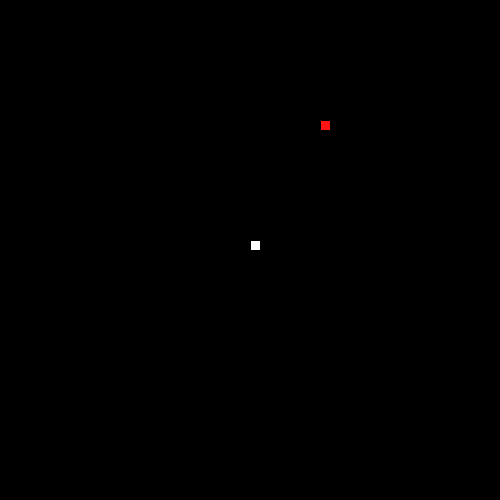
Frame 1 (no input)
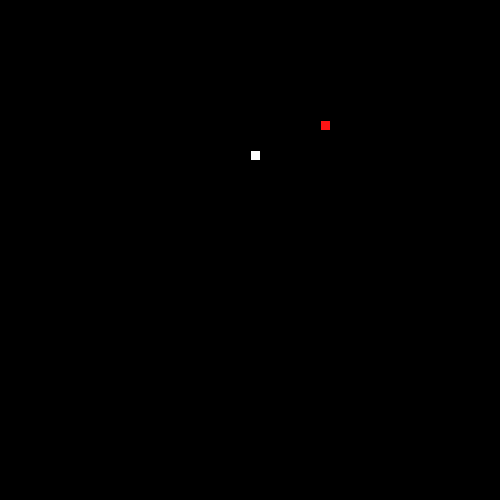
Frame 60 (the mouse pressed at the canvas centre just before this capture)
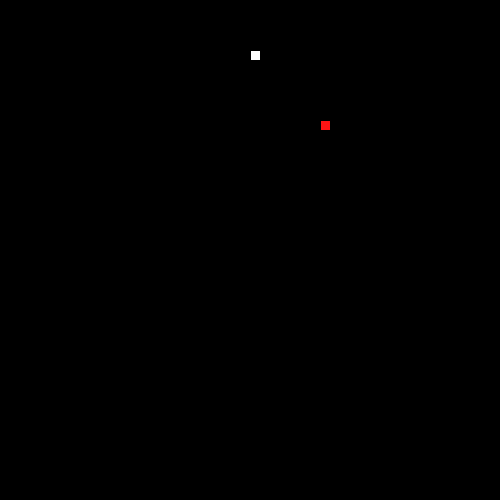
Frame 120 (the mouse held since frame 60 and released just before this capture)

The Processing sketch that drew these frames (run headless with seeded random() and noise(); from frame 60 on, the mouse is pressed at the canvas centre):

// Processing sketch: Prossesing_snake_almost_there
// ── Prossesing_snake_almost_there.pde

// 1. Follow the recipe instructions inside the Segment class.

// The Segment class will be used to represent each part of the moving snake.

class Segment {

  //2. Create x and y member variables to hold the location of each segment.
int segX = 0;
int segY = 0;
  // 3. Add a constructor with parameters to initialize each variable.
Segment(int segX, int segY){
this.segX = segX;
this.segY = segY;
}

  // 4. Add getter and setter methods for both the x and y member variables.
  
  int getX(){
  return segX;
  }
   int getY(){
  return segY;
  }
  void setX(int segX){
  this.segX = segX;
  }
  void setY(int segY){
  this.segY = segY;
  }
  
}


// 5. Create (but do not initialize) a Segment variable to hold the head of the Snake

Segment head ;




// 6. Create and initialize a String to hold the direction of your snake e.g. "up"

String direction = "up";

// 7. Create and initialize a variable to hold how many pieces of food the snake has eaten.
// give it a value of 1 to start.
int points = 1;



// 8. Create and initialize foodX and foodY variables to hold the location of the food.

// (Hint: use the random method to set both the x and y to random locations within the screen size (500 by 500).)

//int foodX = ((int)random(50)*10);
int foodX = ((int)random(50)*10);
int foodY = ((int)random(50)*10);

void setup() {

  // 9. Set the size of your sketch (500 by 500).

  size(500, 500);


  // 10. initialize your head to a new segment.

head = new Segment(250,250);
  // 11. Use the frameRate(int rate) method to set the rate to 20.
      
  frameRate(20);
  
}


void draw() {

background(0);

move();
  //12. Call the manageTail, drawFood, drawSnake, move, and collision methods.
    manageTail();
  drawFood();

  drawSnake();
  
  collision(); 
  

}


// 13. Complete the drawFood method below. (Hint: each piece of food should be a 10 by 10 rectangle).

void drawFood() {
  fill(255,20,20);
  rect(foodX,foodY,10,10);
}


//14. Draw the snake head (use a 10 by 10 rectangle)

void drawSnake() {
fill(255,255,255);
rect(head.getX(),head.getY(),10,10);
  //test your code
}


// 15. Complete the move method below.

void move() {

  // 16. Using a switch statement, make your snake head move by 10 pixels in the correct direction.
  //This is an incomplete switch statement:
  
  switch(direction) {
  case "up":
  
    head.setY(head.getY()-10);
    break;
  case "down":
    head.setY(head.getY()+10);
    break;
  case "left":
   head.setX(head.getX()-10);
    break;
  case "right":
    head.setX(head.getX()+10);
    break;
  }
  
checkBoundaries();

  // 17. Call the checkBoundaries method to make sure the snake head doesn't go off the screen.
}


// 18. Complete the keyPressed method below. Use if statements to set your direction variable depending on what key is pressed.


  void keyPressed() {
  if (key == CODED) {
    if (keyCode == UP) {
      direction = "up";
    } else if (keyCode == DOWN) {
     direction = "down";
    } 
    else if (keyCode == LEFT) {
     direction = "left";
    } 
    else if (keyCode == RIGHT) {
     direction = "right";
    } 
  }
  }
  
  



// 19. check if your head is out of bounds (teleport your snake head to the other side).

void checkBoundaries() {
  int theX = head.getX() ;
  int theY = head.getY() ;
  if(theX <= 0){
  head.setX(500);
  }
  if(theX >= 500){
    head.setX(0);
  }
  if(theY == 0){
  head.setY(500);
  }
  if(theY == 500){
  head.setY(0);
  }
}



//20. Make sure that the key for your current direction’s opposite doesn’t work(i.e. If you’re going up, down key shouldn’t work)



// 21. Complete the missing parts of the collision method below.

void collision() {

  // If the segment is colliding with a piece of food...
     // Increase the amount of food eaten and set foodX and foodY to new random locations.
}



/**
 
 ** Part 2: making the tail (the rest of the snake)
 
 **/

//  1. Create and initialize an ArrayList of Segments. (This will be your snake tail!)


// 2. Complete the missing parts of the manageTail method below and call it in the draw method.

void manageTail() {

  //Call the drawTail and checkTailCollision methods.

  // Add a new Segment to your ArrayList that has the same X and Y as the head of your snake.

  // To keep your tail the right length:
  // while the tail size is greater than the number of food pieces eaten, remove the first Segment in your tail.

}

void drawTail() {
    // Draw a 10 by 10 rectangle for each Segment in your snake ArrayList.
}


// 3. Complete the missing parts of the bodyCollision method below.

void checkTailCollision() {

  // If your head has the same location as one of your segments...

  // reset your food variable

  //Call this method at the beginning of your manageTail method.
} 
